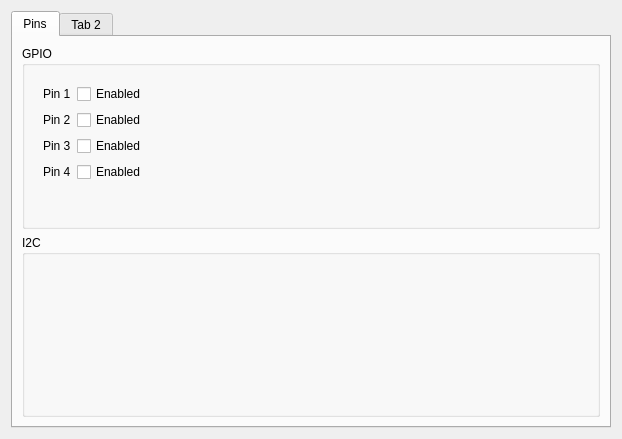
<?xml version="1.0" encoding="UTF-8"?>
<ui version="4.0">
 <class>Form</class>
 <widget class="QWidget" name="Form">
  <property name="geometry">
   <rect>
    <x>0</x>
    <y>0</y>
    <width>622</width>
    <height>439</height>
   </rect>
  </property>
  <property name="windowTitle">
   <string>Form</string>
  </property>
  <layout class="QHBoxLayout" name="horizontalLayout">
   <item>
    <widget class="QTabWidget" name="tabWidget">
     <property name="currentIndex">
      <number>0</number>
     </property>
     <widget class="QWidget" name="tab">
      <attribute name="title">
       <string>Pins</string>
      </attribute>
      <layout class="QVBoxLayout" name="verticalLayout">
       <item>
        <widget class="QGroupBox" name="groupBox">
         <property name="title">
          <string>GPIO</string>
         </property>
         <layout class="QVBoxLayout" name="verticalLayout_2">
          <item>
           <widget class="QWidget" name="widget" native="true">
            <layout class="QFormLayout" name="formLayout">
             <property name="fieldGrowthPolicy">
              <enum>QFormLayout::AllNonFixedFieldsGrow</enum>
             </property>
             <item row="0" column="0">
              <widget class="QLabel" name="label">
               <property name="text">
                <string>Pin 1</string>
               </property>
              </widget>
             </item>
             <item row="0" column="1">
              <widget class="QCheckBox" name="checkBox">
               <property name="text">
                <string>Enabled</string>
               </property>
              </widget>
             </item>
             <item row="1" column="0">
              <widget class="QLabel" name="label_4">
               <property name="text">
                <string>Pin 2</string>
               </property>
              </widget>
             </item>
             <item row="1" column="1">
              <widget class="QCheckBox" name="checkBox_4">
               <property name="text">
                <string>Enabled</string>
               </property>
              </widget>
             </item>
             <item row="2" column="0">
              <widget class="QLabel" name="label_7">
               <property name="text">
                <string>Pin 3</string>
               </property>
              </widget>
             </item>
             <item row="2" column="1">
              <widget class="QCheckBox" name="checkBox_5">
               <property name="text">
                <string>Enabled</string>
               </property>
              </widget>
             </item>
             <item row="3" column="0">
              <widget class="QLabel" name="label_8">
               <property name="text">
                <string>Pin 4</string>
               </property>
              </widget>
             </item>
             <item row="3" column="1">
              <widget class="QCheckBox" name="checkBox_6">
               <property name="text">
                <string>Enabled</string>
               </property>
              </widget>
             </item>
            </layout>
           </widget>
          </item>
         </layout>
        </widget>
       </item>
       <item>
        <widget class="QGroupBox" name="groupBox_2">
         <property name="title">
          <string>I2C</string>
         </property>
        </widget>
       </item>
      </layout>
     </widget>
     <widget class="QWidget" name="tab_2">
      <attribute name="title">
       <string>Tab 2</string>
      </attribute>
     </widget>
    </widget>
   </item>
  </layout>
 </widget>
 <resources/>
 <connections/>
</ui>
